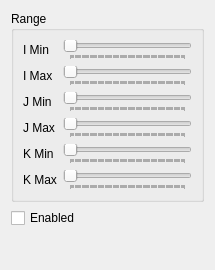
<?xml version="1.0" encoding="UTF-8"?>
<ui version="4.0">
 <class>Post3dWindowCellRangeSettingWidget</class>
 <widget class="QWidget" name="Post3dWindowCellRangeSettingWidget">
  <property name="geometry">
   <rect>
    <x>0</x>
    <y>0</y>
    <width>215</width>
    <height>270</height>
   </rect>
  </property>
  <property name="windowTitle">
   <string>Form</string>
  </property>
  <layout class="QVBoxLayout" name="verticalLayout">
   <item>
    <widget class="QGroupBox" name="rangeGroupBox">
     <property name="title">
      <string>Range</string>
     </property>
     <layout class="QGridLayout" name="gridLayout">
      <item row="0" column="0">
       <widget class="QLabel" name="iMinLabel">
        <property name="text">
         <string>I Min</string>
        </property>
       </widget>
      </item>
      <item row="0" column="1">
       <widget class="SliderWithValue" name="iMinSlider">
        <property name="sliderPosition">
         <number>0</number>
        </property>
        <property name="orientation">
         <enum>Qt::Horizontal</enum>
        </property>
        <property name="invertedAppearance">
         <bool>false</bool>
        </property>
        <property name="tickPosition">
         <enum>QSlider::TicksBelow</enum>
        </property>
        <property name="tickInterval">
         <number>1</number>
        </property>
       </widget>
      </item>
      <item row="1" column="0">
       <widget class="QLabel" name="iMaxLabel">
        <property name="text">
         <string>I Max</string>
        </property>
       </widget>
      </item>
      <item row="1" column="1">
       <widget class="SliderWithValue" name="iMaxSlider">
        <property name="orientation">
         <enum>Qt::Horizontal</enum>
        </property>
        <property name="tickPosition">
         <enum>QSlider::TicksBelow</enum>
        </property>
        <property name="tickInterval">
         <number>1</number>
        </property>
       </widget>
      </item>
      <item row="2" column="0">
       <widget class="QLabel" name="jMinLabel">
        <property name="text">
         <string>J Min</string>
        </property>
       </widget>
      </item>
      <item row="2" column="1">
       <widget class="SliderWithValue" name="jMinSlider">
        <property name="orientation">
         <enum>Qt::Horizontal</enum>
        </property>
        <property name="tickPosition">
         <enum>QSlider::TicksBelow</enum>
        </property>
        <property name="tickInterval">
         <number>1</number>
        </property>
       </widget>
      </item>
      <item row="3" column="0">
       <widget class="QLabel" name="jMaxLabel">
        <property name="text">
         <string>J Max</string>
        </property>
       </widget>
      </item>
      <item row="3" column="1">
       <widget class="SliderWithValue" name="jMaxSlider">
        <property name="orientation">
         <enum>Qt::Horizontal</enum>
        </property>
        <property name="tickPosition">
         <enum>QSlider::TicksBelow</enum>
        </property>
        <property name="tickInterval">
         <number>1</number>
        </property>
       </widget>
      </item>
      <item row="4" column="0">
       <widget class="QLabel" name="kMinLabel">
        <property name="text">
         <string>K Min</string>
        </property>
       </widget>
      </item>
      <item row="4" column="1">
       <widget class="SliderWithValue" name="kMinSlider">
        <property name="orientation">
         <enum>Qt::Horizontal</enum>
        </property>
        <property name="tickPosition">
         <enum>QSlider::TicksBelow</enum>
        </property>
        <property name="tickInterval">
         <number>1</number>
        </property>
       </widget>
      </item>
      <item row="5" column="0">
       <widget class="QLabel" name="kMaxLabel">
        <property name="text">
         <string>K Max</string>
        </property>
       </widget>
      </item>
      <item row="5" column="1">
       <widget class="SliderWithValue" name="kMaxSlider">
        <property name="orientation">
         <enum>Qt::Horizontal</enum>
        </property>
        <property name="tickPosition">
         <enum>QSlider::TicksBelow</enum>
        </property>
        <property name="tickInterval">
         <number>1</number>
        </property>
       </widget>
      </item>
     </layout>
    </widget>
   </item>
   <item>
    <widget class="QCheckBox" name="enabledCheckBox">
     <property name="text">
      <string>Enabled</string>
     </property>
    </widget>
   </item>
   <item>
    <spacer name="verticalSpacer">
     <property name="orientation">
      <enum>Qt::Vertical</enum>
     </property>
     <property name="sizeHint" stdset="0">
      <size>
       <width>20</width>
       <height>4</height>
      </size>
     </property>
    </spacer>
   </item>
  </layout>
 </widget>
 <customwidgets>
  <customwidget>
   <class>SliderWithValue</class>
   <extends>QSlider</extends>
   <header>guibase/widget/sliderwithvalue.h</header>
  </customwidget>
 </customwidgets>
 <resources/>
 <connections/>
</ui>
